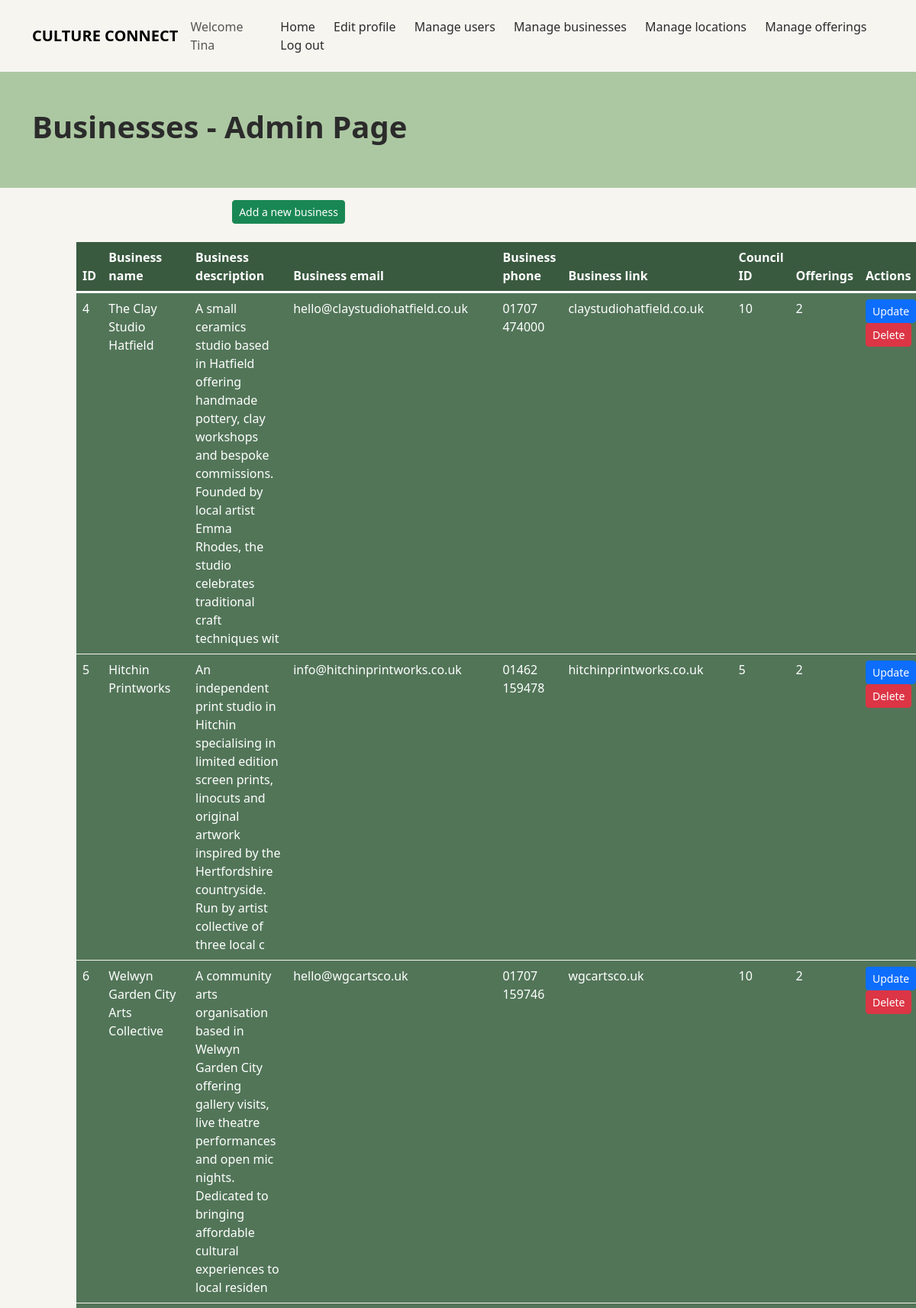
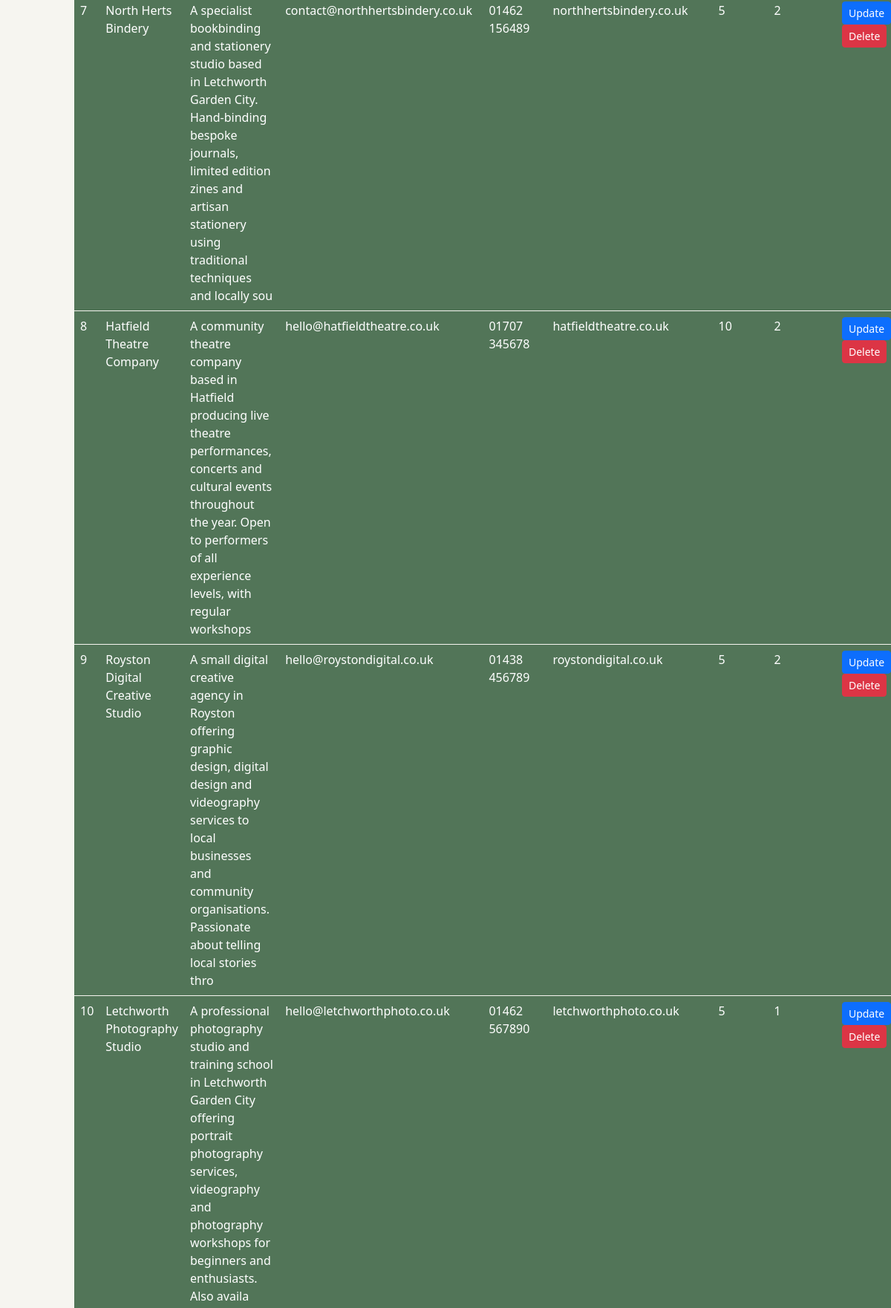
Page /CultureConnect/97ManageBusinessAdmin.php (signed in, upper part) on the committed database (2 pictures, top to bottom).
### tables this page shows
CREATE TABLE `business` (
  `businessIdPk` int(13) NOT NULL,
  `businessName` varchar(200) NOT NULL,
  `businessDescription` varchar(200) DEFAULT NULL,
  `businessEmail` varchar(200) DEFAULT NULL,
  `businessPhone` varchar(13) DEFAULT NULL,
  `businessLink` varchar(200) DEFAULT NULL,
  `councilIdPk` int(13) NOT NULL
);

### CultureConnect/97ManageBusinessAdmin.php (the view, shortened to what this page needs)
<!DOCTYPE html>
<html lang="en">
<head>
    <link href="https://cdn.jsdelivr.net/npm/bootstrap@5.3.8/dist/css/bootstrap.min.css" rel="stylesheet"
>
    <link href="css/style.css" rel="stylesheet">
</head>
<body>
    <div id="header"><?php include('templates/template_navbar.php'); ?></div>
    <section class="text-left py-5" style="background-color:#ACC8A2;">
        <h1>
            <div class="container"> Businesses - Admin Page
        </h1>
    </section>
    <section class="text-left py-3">
        <div style="margin-left: 100px; margin-right: 30px;">
            <form id="addoffering" name="addoffering" action="03EditBusiness.php" method="post"
                style="margin-left:200px">
                <input class="btn btn-success btn-sm" type="submit" value="Add a new business"
                    name="addBusiness">
            </form>
            <br>
            <table class="table" width=80%>
                <thead style="border-bottom-width: 3px; border-bottom-color: white;">
                    <tr>
                    <th>ID</th>
                    <th>Business name</th>
                    <th width=25%>Business description</th>
                    <th>Business email</th>
                    <th>Business phone</th>
                    <th>Business link</th>
                    <th>Council ID</th>
                    <th>Offerings</th>
                    <th>Actions</th>
                    </tr>
                </thead>
                <tbody style="color: white; background-color: #527558;">
                    <?php
                    include 'include/config.php';
                    $sql = "SELECT b.*, COUNT(o.offeringIdPk) AS offerings FROM business b LEFT JOIN offering o ON b.businessIdPk=o.businessIdPK GROUP BY businessIdPk";
                    $result = $connection->query($sql);
                    while ($row = $result->fetch_assoc()) {
                        echo
                        "<tr>
                            <td>" . $row["businessIdPk"] . "</td>
                            <td>" . $row["businessName"] . "</td>
                            <td>" . $row["businessDescription"] . "</td>
                            <td>" . $row["businessEmail"] . "</td>
                            <td>" . $row["businessPhone"] . "</td>
                            <td>" . $row["businessLink"] . "</td>
                            <td>" . $row["councilIdPk"] . "</td>
                            <td>" . $row["offerings"] . "</td>
                            <td>
                                <a class='btn btn-primary btn-sm' href='03EditBusiness.php?businessIdPk=$row[businessIdPk]'>Update</a>
                                <a class='btn btn-danger btn-sm' href='include/deleteBusiness.php?businessIdPk=$row[businessIdPk]'>Delete</a>
                            </td>
                        </tr>";
                    }
                    ?>
                </tbody>
            </table>
        </div>
    </section>
</body>
</html>

### CultureConnect/css/style.css (style rules this page uses)
:root { --primary: #3A5A40; --secondary: #ACC8A2; --light: #F6F5F0; --dark: #2B2B2B; }
body { background-color: var(--light); color: var(--dark); }
h1 { font-size: 2.5rem; font-weight: 700; }

### rows in the picture
business: businessIdPk "4", businessName "The Clay Studio Hatfield", businessDescription "A small ceramics studio based in Hatfield offering handmade pottery, clay workshops and bespoke commissions. Founded by local artist Emma Rhodes, the studio celebrates traditional craft techniques wit", businessEmail "hello@claystudiohatfield.co.uk", businessPhone "01707 474000", businessLink "claystudiohatfield.co.uk", councilIdPk "10", offerings "2"
business: businessIdPk "5", businessName "Hitchin Printworks", businessDescription "An independent print studio in Hitchin specialising in limited edition screen prints, linocuts and original artwork inspired by the Hertfordshire countryside. Run by artist collective of three local c", businessEmail "info@hitchinprintworks.co.uk", businessPhone "01462 159478", businessLink "hitchinprintworks.co.uk", councilIdPk "5", offerings "2"
business: businessIdPk "6", businessName "Welwyn Garden City Arts Collective", businessDescription "A community arts organisation based in Welwyn Garden City offering gallery visits, live theatre performances and open mic nights. Dedicated to bringing affordable cultural experiences to local residen", businessEmail "hello@wgcartsco.uk", businessPhone "01707 159746", businessLink "wgcartsco.uk", councilIdPk "10", offerings "2"
business: businessIdPk "7", businessName "North Herts Bindery", businessDescription "A specialist bookbinding and stationery studio based in Letchworth Garden City. Hand-binding bespoke journals, limited edition zines and artisan stationery using traditional techniques and locally sou", businessEmail "contact@northhertsbindery.co.uk", businessPhone "01462 156489", businessLink "northhertsbindery.co.uk", councilIdPk "5", offerings "2"
business: businessIdPk "8", businessName "Hatfield Theatre Company", businessDescription "A community theatre company based in Hatfield producing live theatre performances, concerts and cultural events throughout the year. Open to performers of all experience levels, with regular workshops", businessEmail "hello@hatfieldtheatre.co.uk", businessPhone "01707 345678", businessLink "hatfieldtheatre.co.uk", councilIdPk "10", offerings "2"
business: businessIdPk "9", businessName "Royston Digital Creative Studio", businessDescription "A small digital creative agency in Royston offering graphic design, digital design and videography services to local businesses and community organisations. Passionate about telling local stories thro", businessEmail "hello@roystondigital.co.uk", businessPhone "01438 456789", businessLink "roystondigital.co.uk", councilIdPk "5", offerings "2"
business: businessIdPk "10", businessName "Letchworth Photography Studio", businessDescription "A professional photography studio and training school in Letchworth Garden City offering portrait photography services, videography and photography workshops for beginners and enthusiasts. Also availa", businessEmail "hello@letchworthphoto.co.uk", businessPhone "01462 567890", businessLink "letchworthphoto.co.uk", councilIdPk "5", offerings "1"

### other values in the picture
$_SESSION['name'] "Tina"
